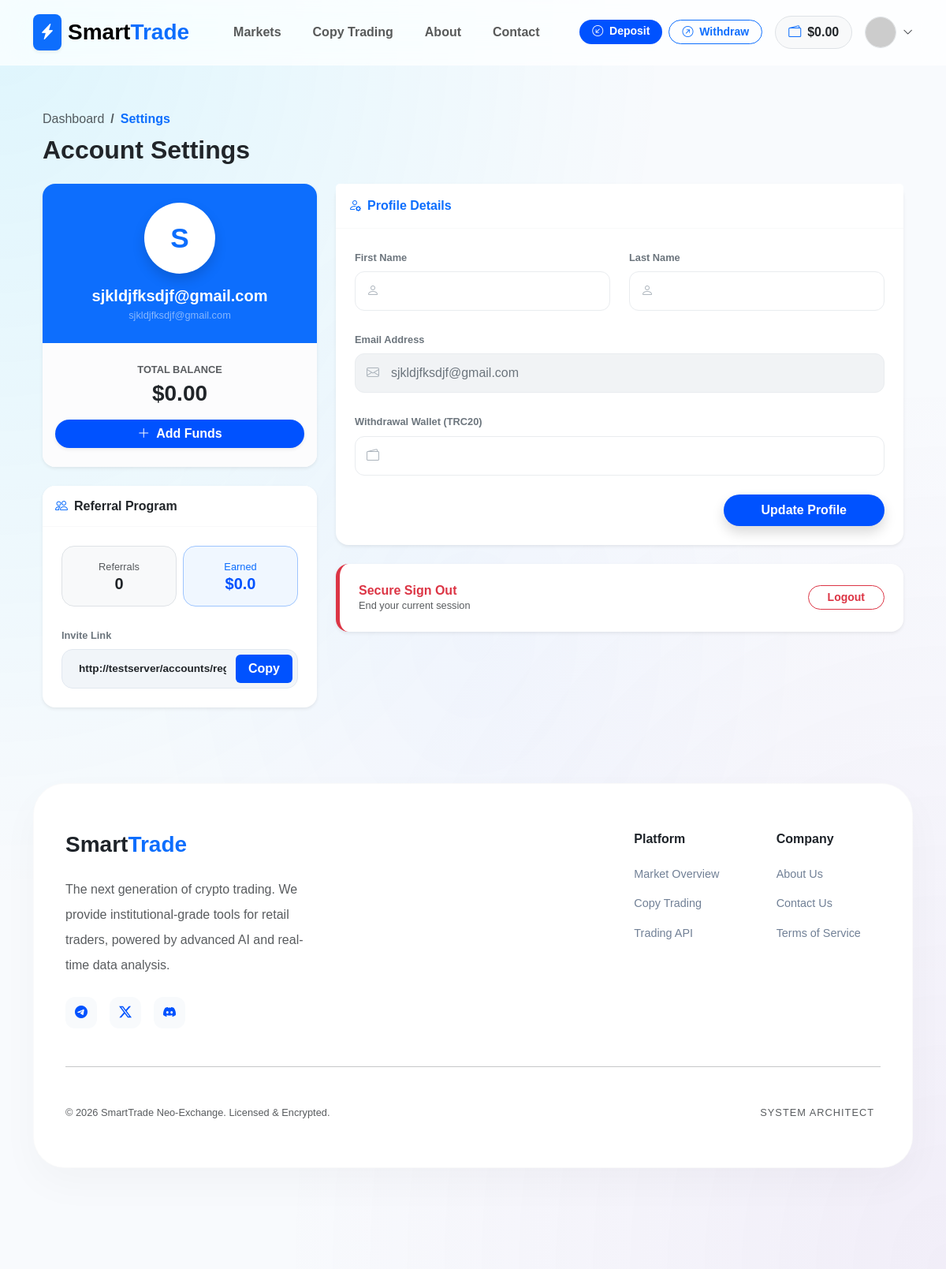
The app's page /accounts/profile/ (signed in) with its own data.
### apps/accounts/models.py (models this page shows, shortened)
class User(AbstractUser):
    email = models.EmailField(unique=True, verbose_name="Email Address")
    balance = models.DecimalField(
        max_digits=20,
        decimal_places=2,
        default=0.00,
        verbose_name="Total Balance (USDT)"
    )
    wallet_address = models.CharField(
        max_length=255,
        blank=True,
        null=True,
        verbose_name="User Wallet Address"
    )
    is_verified = models.BooleanField(default=True)
    referred_by = models.ForeignKey('self', on_delete=models.SET_NULL, null=True, blank=True)
    referral_code = models.CharField(max_length=10, unique=True, blank=True)
    USERNAME_FIELD = 'email'
    REQUIRED_FIELDS = ['username']
    class Meta:
        verbose_name = 'User'
        verbose_name_plural = 'Users'
    @property
    def referral_earnings(self):
        from apps.transactions.models import Transaction
        my_referrals = User.objects.filter(referred_by=self)
        total_deposited = Transaction.objects.filter(
            user__in=my_referrals,
            tx_type='deposit',
            status='approved'
        ).aggregate(models.Sum('amount'))['amount__sum'] or 0
        return round(float(total_deposited) * 0.10, 2)

### apps/accounts/views.py (the view)
# urls.py: path('profile/', user_dashboard, name='profile_dashboard'),
@login_required
def user_dashboard(request):
    if request.method == 'POST':
        form = UserProfileForm(request.POST, instance=request.user)
        if form.is_valid():
            form.save()
            messages.success(request, "Profile updated successfully!")
            return redirect(request.path)
    else:
        form = UserProfileForm(instance=request.user)
    referral_earnings = request.user.referral_earnings
    my_referrals = User.objects.filter(referred_by=request.user)
    referral_link = f"{request.build_absolute_uri('/accounts/register/')}?ref={request.user.referral_code}"
    context = {
        'form': form,
        'my_referrals': my_referrals,
        'referral_count': my_referrals.count(),
        'referral_earnings': referral_earnings,
        'referral_link': referral_link,
        'page_title': 'Account Settings'
    }
    return render(request, 'users/profile.html', context)

### templates/users/profile.html (shortened to what this page needs)
{% extends "base.html" %}
{% block content %}
<div class="container py-5">
    <div class="row mb-4 align-items-end">
        <div class="col-md-8">
            <nav aria-label="breadcrumb">
                <ol class="breadcrumb mb-2">
                    <li class="breadcrumb-item"><a href="{% url 'accounts:profile_dashboard' %}" class="text-decoration-none text-muted">Dashboard</a></li>
                    <li class="breadcrumb-item active fw-bold text-primary">Settings</li>
                </ol>
            </nav>
            <h2 class="fw-bold text-dark mb-0">Account Settings</h2>
        </div>
    </div>
    <div class="row g-4">
        <div class="col-lg-4">
            <div class="card border-0 shadow-sm overflow-hidden" style="border-radius: 16px;">
                <div class="card-header bg-primary py-4 text-center border-0">
                    <div class="position-relative d-inline-block">
                        <div class="rounded-circle bg-white d-flex align-items-center justify-content-center fw-bold text-primary shadow" style="width: 90px; height: 90px; font-size: 2.2rem;">
                            {{ user.username|first|upper }}
                        </div>
                    </div>
                    <h5 class="text-white fw-bold mt-3 mb-0">{{ user.username }}</h5>
                    <span class="text-white-50 small">{{ user.email }}</span>
                </div>
                <div class="card-body p-0 text-center bg-light-subtle py-4">
                    <span class="text-muted fw-bold small d-block mb-1">TOTAL BALANCE</span>
                    <h3 class="fw-bold text-dark mb-3">${{ user.balance|floatformat:2 }}</h3>
                    <div class="px-3">
                        <a href="{% url 'transactions:deposit' %}" class="btn btn-primary w-100 fw-bold rounded-pill shadow-sm">
                            <i class="bi bi-plus-lg me-1"></i> Add Funds
                        </a>
                    </div>
                </div>
            </div>
            <div class="card border-0 shadow-sm mt-4 overflow-hidden" style="border-radius: 16px;">
                <div class="card-header bg-white py-3 border-bottom border-light">
                    <h6 class="fw-bold mb-0 text-dark"><i class="bi bi-people me-2 text-primary"></i>Referral Program</h6>
                </div>
                <div class="card-body p-4">
                    <div class="row g-2 mb-4">
                        <div class="col-6">
                            <div class="p-3 rounded-4 bg-light text-center border">
                                <span class="text-muted small d-block">Referrals</span>
                                <h5 class="fw-bold mb-0">{{ referral_count }}</h5>
                            </div>
                        </div>
                        <div class="col-6">
                            <div class="p-3 rounded-4 bg-primary-soft text-center border border-primary-subtle">
                                <span class="text-primary small d-block">Earned</span>
                                <h5 class="fw-bold mb-0">${{ referral_earnings }}</h5>
                            </div>
                        </div>
                    </div>
                    <label class="form-label fw-bold text-secondary small">Invite Link</label>
                    <div class="input-group-copy">
                        <input type="text" class="form-control" id="refLink" value="{{ referral_link }}" readonly>
                        <button class="btn btn-primary px-3 fw-bold" onclick="copyRef()">Copy</button>
                    </div>
                </div>
            </div>
        </div>
        <div class="col-lg-8">
            <div class="card border-0 shadow-sm" style="border-radius: 16px;">
                <div class="card-header bg-white py-3 border-bottom border-light text-primary fw-bold">
                    <i class="bi bi-person-gear me-2"></i>Profile Details
                </div>
                <div class="card-body p-4">
                    <form method="POST">
                        <div class="row g-4">
                            <div class="col-md-6">
                                <label class="form-label fw-bold text-secondary small">First Name</label>
                                <div class="input-group-modern">
                                    {{ form.first_name }}
                                </div>
                            </div>
                            <div class="col-md-6">
                                <label class="form-label fw-bold text-secondary small">Last Name</label>
                                <div class="input-group-modern">
                                    {{ form.last_name }}
                                </div>
                            </div>
                            <div class="col-12">
                                <label class="form-label fw-bold text-secondary small">Email Address</label>
                                <div class="input-group-modern disabled-style">
                                    {{ form.email }}
                                </div>
                            </div>
                            <div class="col-12">
                                <label class="form-label fw-bold text-secondary small">Withdrawal Wallet (TRC20)</label>
                                <div class="input-group-modern">
                                    {{ form.wallet_address }}
                                </div>
                            </div>
                        </div>
                        <div class="mt-4 text-end">
                            <button type="submit" class="btn btn-primary px-5 py-2 fw-bold rounded-pill shadow">Update Profile</button>
                        </div>
                    </form>
                </div>
            </div>
            <div class="card border-0 shadow-sm mt-4" style="border-radius: 16px; border-left: 5px solid #dc3545 !important;">
                <div class="card-body p-4 d-flex justify-content-between align-items-center">
                    <div>
                        <h6 class="fw-bold text-danger mb-0">Secure Sign Out</h6>
                        <p class="text-muted small mb-0">End your current session</p>
                    </div>
                    <form action="{% url 'accounts:logout' %}" method="POST">
                        <button type="submit" class="btn btn-outline-danger btn-sm px-4 fw-bold rounded-pill">Logout</button>
                    </form>
                </div>
            </div>
        </div>
    </div>
</div>
{% endblock %}

### templates/base.html (shortened to what this page needs)
<!DOCTYPE html>
<html lang="en">
<head>
    <link href="https://cdn.jsdelivr.net/npm/bootstrap@5.3.0/dist/css/bootstrap.min.css" rel="stylesheet">
    <link rel="stylesheet" href="https://cdn.jsdelivr.net/npm/bootstrap-icons@1.11.0/font/bootstrap-icons.css">
    <link href="https://cdn.jsdelivr.net/gh/rastikerdar/vazirmatn@v33.003/Vazirmatn-font-face.css" rel="stylesheet">
    <link rel="stylesheet" href="https://cdnjs.cloudflare.com/ajax/libs/animate.css/4.1.1/animate.min.css"/>
</head>
<body>
<div class="bg-mesh"></div>
<nav class="navbar navbar-expand-lg sticky-top d-none d-lg-block">
    <div class="container">
        <a class="navbar-brand d-flex align-items-center" href="{% url 'home' %}">
            <div class="bg-primary p-2 rounded-3 me-2 shadow-sm">
                <i class="bi bi-lightning-charge-fill text-white"></i>
            </div>
            <span class="fw-bolder fs-3">Smart<span class="text-primary">Trade</span></span>
        </a>
        <div class="collapse navbar-collapse">
            <ul class="navbar-nav ms-4 gap-2">
                <li class="nav-item"><a class="nav-link fw-bold px-3" href="{% url 'trading:market_list' %}">Markets</a></li>
                <li class="nav-item"><a class="nav-link fw-bold px-3" href="{% url 'trading:copy_list' %}">Copy Trading</a></li>
                <li class="nav-item"><a class="nav-link fw-bold px-3" href="{% url 'accounts:about_us' %}">About</a></li>
                <li class="nav-item"><a class="nav-link fw-bold px-3" href="{% url 'accounts:contact_us' %}">Contact</a></li>
            </ul>
            <div class="ms-auto d-flex align-items-center gap-3">
                {% if user.is_authenticated %}
                    <div class="d-none d-xl-flex gap-2">
                        <a href="{% url 'transactions:deposit' %}" class="btn btn-sm btn-primary rounded-pill px-3 fw-bold">
                            <i class="bi bi-arrow-down-left-circle me-1"></i> Deposit
                        </a>
                        <a href="{% url 'transactions:withdraw' %}" class="btn btn-sm btn-outline-primary rounded-pill px-3 fw-bold">
                            <i class="bi bi-arrow-up-right-circle me-1"></i> Withdraw
                        </a>
                    </div>
                    <div class="bg-light px-3 py-2 rounded-pill fw-bold border d-flex align-items-center">
                        <i class="bi bi-wallet2 text-primary me-2"></i>
                        <span class="text-dark">${{ user.balance|floatformat:2 }}</span>
                    </div>
                    <div class="dropdown">
                        <div class="d-flex align-items-center gap-2" data-bs-toggle="dropdown" style="cursor:pointer">
                            <img src="https://ui-avatars.com/api/?name={{ user.username }}&background=0052FF&color=fff&bold=true" class="rounded-circle border" width="40" height="40">
                            <i class="bi bi-chevron-down small"></i>
                        </div>
                    </div>
                {% else %}
                    <a href="{% url 'accounts:login' %}" class="btn fw-bold px-4">Login</a>
                    <a href="{% url 'accounts:register' %}" class="btn btn-primary rounded-pill px-4 fw-bold shadow-sm">Join Now</a>
                {% endif %}
            </div>
        </div>
    </div>
</nav>
<div class="container mt-2 animate__animated animate__fadeIn">
    <div class="position-fixed top-0 end-0 p-3" style="z-index: 2000; margin-top: 80px;">
    </div>
    {% block content %}{% endblock %}
</div>
<footer class="mt-5 pb-5">
    <div class="container">
        <div class="footer-card">
            <div class="row g-5">
                <div class="col-lg-4">
                    <h3 class="fw-bolder mb-4">Smart<span class="text-primary">Trade</span></h3>
                    <p class="text-muted lh-lg mb-4">The next generation of crypto trading. We provide institutional-grade tools for retail traders, powered by advanced AI and real-time data analysis.</p>
                    <div class="d-flex gap-3">
                        <a href="#" class="icon-box"><i class="bi bi-telegram"></i></a>
                        <a href="#" class="icon-box"><i class="bi bi-twitter-x"></i></a>
                        <a href="#" class="icon-box"><i class="bi bi-discord"></i></a>
                    </div>
                </div>
                <div class="col-6 col-lg-2 ms-lg-auto">
                    <h6 class="fw-bold mb-4">Platform</h6>
                    <div class="d-grid gap-3">
                        <a href="{% url 'trading:market_list' %}" class="footer-link">Market Overview</a>
                        <a href="{% url 'trading:copy_list' %}" class="footer-link">Copy Trading</a>
                        <a href="#" class="footer-link">Trading API</a>
                    </div>
                </div>
                <div class="col-6 col-lg-2">
                    <h6 class="fw-bold mb-4">Company</h6>
                    <div class="d-grid gap-3">
                        <a href="{% url 'accounts:about_us' %}" class="footer-link">About Us</a>
                        <a href="{% url 'accounts:contact_us' %}" class="footer-link">Contact Us</a>
                        <a href="{% url 'accounts:terms_conditions' %}" class="footer-link">Terms of Service</a>
                    </div>
                </div>
            </div>
            <hr class="my-5 opacity-10">
            <div class="d-flex flex-column flex-md-row justify-content-between align-items-center gap-4">
                <div class="small text-muted">© 2026 SmartTrade Neo-Exchange. Licensed & Encrypted.</div>
                <div class="d-flex align-items-center flex-wrap justify-content-center justify-content-md-start">
                    <span class="small text-muted me-2" style="font-size: 0.7rem; letter-spacing: 1px;">SYSTEM ARCHITECT</span>
                </div>
            </div>
        </div>
    </div>
</footer>
</body>
</html>

### records on screen
User: balance "0.00", username|first "S", username "sjkldjfksdjf@gmail.com", email "sjkldjfksdjf@gmail.com"

### other values on screen
{{ referral_count }} "0"
{{ referral_earnings }} "0.0"
